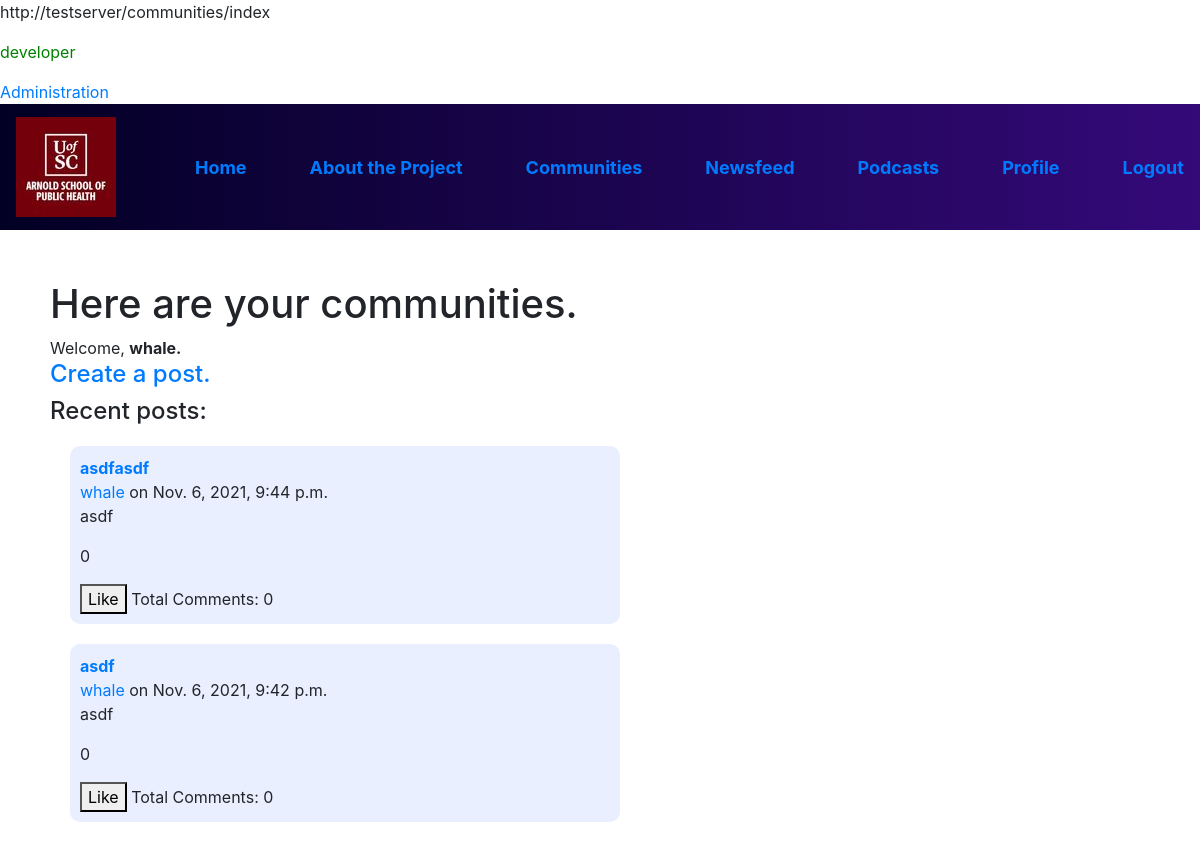
The app's page /communities/index (signed in), older data.
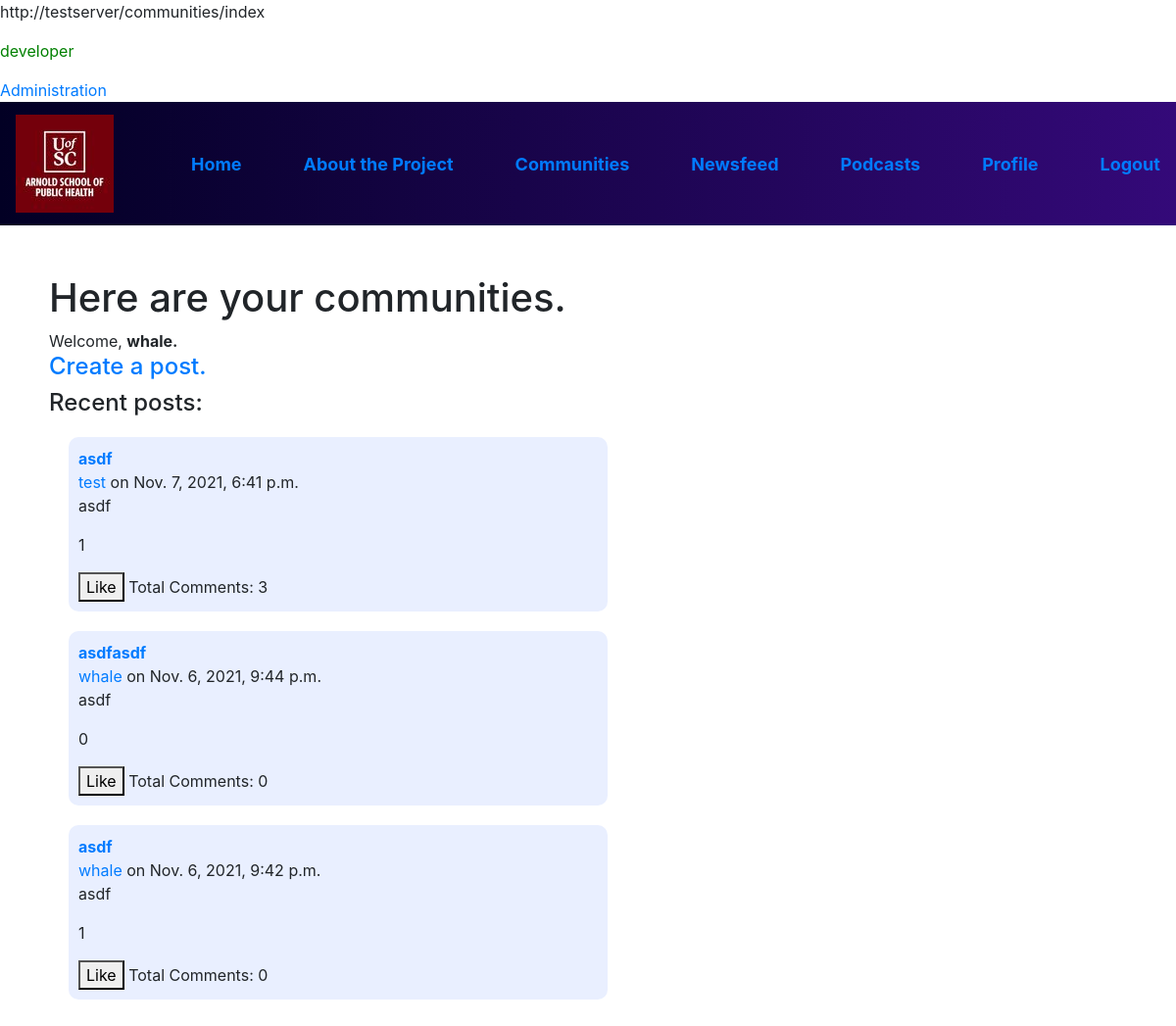
The same page, newer data.
### communities/models.py (models this page shows, shortened)
class Post(models.Model):
	author = models.ForeignKey(CustomUser,on_delete=models.CASCADE)
	title = models.CharField(max_length=200,null=False)
	text_content = models.CharField(max_length = 300)
	pub_date = models.DateTimeField(default=timezone.now)
	responded_users = models.ManyToManyField(CustomUser,related_name='responded_users_set')
	user_likes = models.ManyToManyField(CustomUser, related_name="user_likes")
	slug = models.SlugField(null=False)
	active = models.BooleanField(default=True)
	class Meta:
		unique_together = [['author','title']]

### users/models.py (models this page shows)
class CustomUser(AbstractBaseUser,PermissionsMixin):
	email = models.EmailField(gettext_lazy('email address'),unique = True)
	username = models.CharField(max_length=150,unique = True)
	is_staff = models.BooleanField(default = False)
	is_active = models.BooleanField(default= True)
	is_developer = models.BooleanField(default = False)
	is_pod_plus_member= models.BooleanField(default = True)
	int_points = models.IntegerField(default = 0)
	int_users_helped = models.IntegerField(default = 0)
	int_days_active = models.IntegerField(default = 0)
	text_about = models.TextField(gettext_lazy(
		'about'),max_length=500,blank = True)
	date_joined = models.DateTimeField(default=timezone.now)
	objects = CustomUserManager()
	USERNAME_FIELD = "username"
	REQUIRED_FIELDS = ["email"]
	def __str__(self):
		return self.username

### communities/views.py (the view)
# urls.py: path('index',communities_views.viewIndex,name="index"),
@login_required
def viewIndex(request):
	listModelPosts = Post.objects.all().order_by('-pub_date')
	context = {
		"listModelPosts":listModelPosts,
	}
	return render(request,'communities/index.html',context = context)

### communities/templates/communities/index.html (shortened to what this page needs)
{% extends "core/base.html" %}
{% block content %}
<h1>Here are your communities.</h1>
Welcome, <strong>{{user.username}}.</strong>
<h4>
	<a href = "{% url 'communities:create_post' %}">Create a post.</a>
</h4>
<h4>Recent posts:</h4>
{% for modelPost in listModelPosts %}
	<div class = "div__communities-post">
		<a href = "{% url 'communities:post_detail' modelPost.author.username modelPost.slug %}" class = "p__communities-post-title">
			{{modelPost.title}}
		</a>
		<br>
		<a href = "{% url 'communities:profile' modelPost.author.username %}">
			{{modelPost.author}}
		</a> on {{modelPost.pub_date}}
		<p>{{modelPost.text_content}}</p>
		<p id = "p__post-likes${{modelPost.id}}">{{modelPost.user_likes.count}}</p>
		{% if user in modelPost.user_likes.all %}
			<button  data-url = "{% url 'communities:like_post' modelPost.id %}" class = "btn__like-post btn__like-post--active" id = "btn__like-post${{modelPost.id}}">Like</button>
		{% else %}
			<button  data-url = "{% url 'communities:like_post' modelPost.id %}" class = "btn__like-post" id = "btn__like-post${{modelPost.id}}">Like</button>
		{% endif %}
		Total Comments: {{modelPost.comments.count}}
	</div>
{% endfor %}
{% endblock content %}

Row changes from the older to the newer data that the page shows:
added Post: title "asdf", author "test", pub_date "Nov. 7, 2021, 6:41 p.m.", text_content "asdf", user_likes.count "1", comments.count "3"
computed for Post "Nov. 6, 2021, 9:42 p.m.": user_likes.count "0" → "1"
